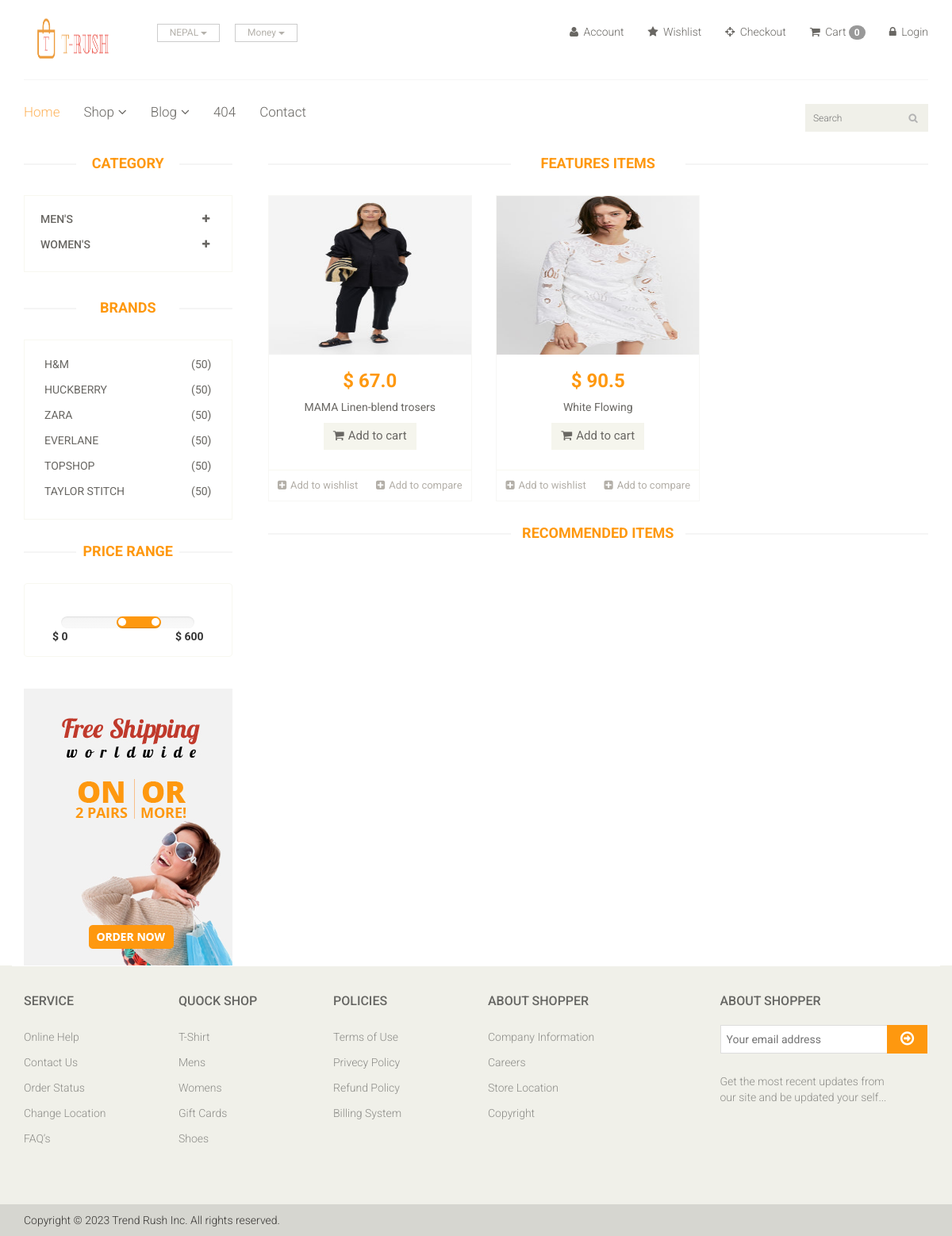
Screenshot of /?brand=1 with the database file from the repository.
### app/models.py (models this page shows, shortened)
class Category(models.Model):
    name = models.CharField(max_length=100)

class Brand(models.Model):
    name = models.CharField(max_length=50)

class Product(models.Model):
    Avaliability = (
        ('In Stock','In Stock'),
    ('Out of Stock','Out of Stock'),
    )
    category = models.ForeignKey(Category, on_delete=models.CASCADE,null=True,default=None)
    subcategory = models.ForeignKey(SubCategory, on_delete=models.CASCADE,null=True, default=None)
    brand = models.ForeignKey(Brand, on_delete=models.CASCADE)
    image = models.ImageField(upload_to='ecommerce/prodimg')
    name = models.CharField(max_length=100)
    price = models.FloatField()
    Avaliability = models.CharField(choices=Avaliability,max_length=100, null=True)
    date = models.DateField(auto_now_add=True)

### testbca/views.py (the view)
# urls.py: path('', views.index, name="index"),
def index(request):
    category = Category.objects.all()
    product = Product.objects.all()
    brand = Brand.objects.all()
    brand_id = request.GET.get('brand')
    category_id = request.GET.get('category')
    if category_id:
        product = Product.objects.filter(
            subcategory=category_id).order_by('-id')
    elif brand_id:
        product = Product.objects.filter(brand=brand_id).order_by('-id')
    if 'cart' in request.session:
        cart = request.session['cart']
        recommended_products = get_item_recommendations(
            cart, num_recommendations=5)
    else:
        recommended_products = []
    min_price = 0
    max_price = 600
    context = {
        'category': category,
        'product': product,
        'brand': brand,
        'min_price': min_price,
        'max_price': max_price,
        'recommended_products': recommended_products,
    }
    return render(request, 'index.html', context)

### templates/index.html (shortened to what this page needs)
{% extends 'base.html' %}
{% block body %}
<section>
		<div class="container">
			<div class="row">
				<div class="col-sm-3">
					<div class="left-sidebar">
						<h2>Category</h2>
						<div class="panel-group category-products" id="accordian">
							{% for cat in category %}
							<div class="panel panel-default">
								<div class="panel-heading">
									<h4 class="panel-title">
										<a data-toggle="collapse" data-parent="#accordian" href="#{{cat.id}}">
											<span class="badge pull-right"><i class="fa fa-plus"></i></span>
											{{cat.name}}
										</a>
									</h4>
								</div>
							</div>
							{% endfor %}
						</div>
						<div class="brands_products">
							<h2>Brands</h2>
							<div class="brands-name">
								<ul class="nav nav-pills nav-stacked">
									{% for i in brand  %}
									<li><a href="/?brand={{i.id}}"> <span class="pull-right">(50)</span>{{i.name}}</a></li>
									{% endfor %}
								</ul>
							</div>
						</div>
						<div class="price-range">
							<h2>Price Range</h2>
							<div class="well text-center">
								<input type="text" class="span2" value="" data-slider-min="{{ min_price }}" data-slider-max="{{ max_price }}" data-slider-step="5" data-slider-value="[250,450]" id="sl2"><br />
								<b class="pull-left">$ {{ min_price }}</b> <b class="pull-right">$ {{ max_price }}</b>
							</div>
						</div>
						<div class="shipping text-center">
							<img src="images/home/shipping.jpg" alt="" />
						</div>
					</div>
				</div>
				<div class="col-sm-9 padding-right">
					<div class="features_items">
						<h2 class="title text-center">Features Items</h2>
						{% for prod in product %}
						<div class="col-sm-4">
							<div class="product-image-wrapper">
								<div class="single-products">
										<div class="productinfo text-center">
											<img src="{{prod.image}}" alt="" height="200px" />
											<h2>$ {{prod.price}}</h2>
											<p>{{prod.name}}</p>
											<a href="{% url 'cart_add' prod.id %}" class="btn btn-default add-to-cart"><i class="fa fa-shopping-cart"></i>Add to cart</a>
										</div>
										<div class="product-overlay">
											<div class="overlay-content">
											</div>
										</div>
								</div>
								<div class="choose">
									<ul class="nav nav-pills nav-justified">
										<li><a href="#"><i class="fa fa-plus-square"></i>Add to wishlist</a></li>
										<li><a href="#"><i class="fa fa-plus-square"></i>Add to compare</a></li>
									</ul>
								</div>
							</div>
						</div>
						{% endfor %}
					</div>
					 <div class="recommended_items">
						<h2 class="title text-center">recommended items</h2>
					</div>
				</div>
			</div>
		</div>
	</section>
{% endblock body%}

### templates/base.html (shortened to what this page needs)
<!DOCTYPE html>
{% load static %}
<html lang="en">
<head>
    <link href=" {% static 'app/css/bootstrap.min.css' %} " rel="stylesheet">
    <link href=" {% static 'app/css/font-awesome.min.css'%}" rel="stylesheet">
    <link href=" {% static 'app/css/prettyPhoto.css'  %} " rel="stylesheet">
    <link href=" {% static 'app/css/price-range.css' %} " rel="stylesheet">
    <link href=" {% static 'app/css/animate.css' %}" rel="stylesheet">
	<link href=" {% static 'app/css/main.css' %}" rel="stylesheet">
	<link href=" {% static 'app/css/responsive.css' %}" rel="stylesheet">
</head>
<body>
<div class="header-middle">
			<div class="container">
				<div class="row">
					<div class="col-sm-4">
						<div class="logo pull-left">
							<a href="{% url 'index' %}">
								<img src="{% static 'app/images/home/logo.png' %}" style="padding-left: 10px;" height="60px" width="110px" alt="" />
							</a>
						</div>
						<div class="btn-group pull-right">
							<div class="btn-group">
								<button type="button" class="btn btn-default dropdown-toggle usa" data-toggle="dropdown">
									NEPAL
									<span class="caret"></span>
								</button>
							</div>
							<div class="btn-group">
								<button type="button" class="btn btn-default dropdown-toggle usa" data-toggle="dropdown">
									Money
									<span class="caret"></span>
								</button>
							</div>
						</div>
					</div>
					<div class="col-sm-8">
						<div class="shop-menu pull-right">
							<ul class="nav navbar-nav">
								<li><a href="#"><i class="fa fa-user"></i> Account</a></li>
								<li><a href="#"><i class="fa fa-star"></i> Wishlist</a></li>
								<li><a href="checkout.html"><i class="fa fa-crosshairs"></i> Checkout</a></li>
								<li><a href="/cart/cart-detail/"><i class="fa fa-shopping-cart"></i> Cart <span class="badge badge-secondary">{{request.session.cart|length}}</span></span></a></li>
								{% if user.is_authenticated %}
								<li><a href="{% url 'logout' %}"><i class="fa fa-lock"></i> Logout</a></li>
								{% else %}
								<li><a href="{% url 'login' %}"><i class="fa fa-lock"></i> Login</a></li>
								{% endif %}
							</ul>
						</div>
					</div>
				</div>
			</div>
		</div>
		<div class="header-bottom">
			<div class="container">
				<div class="row">
					<div class="col-sm-9">
						<div class="mainmenu pull-left">
							<ul class="nav navbar-nav collapse navbar-collapse">
								<li><a href="{% url 'index' %}" class="active">Home</a></li>
								<li class="dropdown"><a href="#">Shop<i class="fa fa-angle-down"></i></a>
                                </li>
								<li class="dropdown"><a href="#">Blog<i class="fa fa-angle-down"></i></a>
                                </li>
								<li><a href="404.html">404</a></li>
								<li><a href="{% url 'login' %}">Contact</a></li>
							</ul>
						</div>
					</div>
					<div class="col-sm-3">
						<form action="/search/" method="get">
						<div class="search_box pull-right">
							<input name="query" type="text" placeholder="Search"/>
						</div>
					</form>
					</div>
				</div>
			</div>
		</div>
{% block body %}{% endblock body%}
<footer id="footer">
		<div class="footer-widget">
			<div class="container">
				<div class="row">
					<div class="col-sm-2">
						<div class="single-widget">
							<h2>Service</h2>
							<ul class="nav nav-pills nav-stacked">
								<li><a href="#">Online Help</a></li>
								<li><a href="#">Contact Us</a></li>
								<li><a href="#">Order Status</a></li>
								<li><a href="#">Change Location</a></li>
								<li><a href="#">FAQ’s</a></li>
							</ul>
						</div>
					</div>
					<div class="col-sm-2">
						<div class="single-widget">
							<h2>Quock Shop</h2>
							<ul class="nav nav-pills nav-stacked">
								<li><a href="#">T-Shirt</a></li>
								<li><a href="#">Mens</a></li>
								<li><a href="#">Womens</a></li>
								<li><a href="#">Gift Cards</a></li>
								<li><a href="#">Shoes</a></li>
							</ul>
						</div>
					</div>
					<div class="col-sm-2">
						<div class="single-widget">
							<h2>Policies</h2>
							<ul class="nav nav-pills nav-stacked">
								<li><a href="#">Terms of Use</a></li>
								<li><a href="#">Privecy Policy</a></li>
								<li><a href="#">Refund Policy</a></li>
								<li><a href="#">Billing System</a></li>
							</ul>
						</div>
					</div>
					<div class="col-sm-2">
						<div class="single-widget">
							<h2>About Shopper</h2>
							<ul class="nav nav-pills nav-stacked">
								<li><a href="#">Company Information</a></li>
								<li><a href="#">Careers</a></li>
								<li><a href="#">Store Location</a></li>
								<li><a href="#">Copyright</a></li>
							</ul>
						</div>
					</div>
					<div class="col-sm-3 col-sm-offset-1">
						<div class="single-widget">
							<h2>About Shopper</h2>
							<form action="#" class="searchform">
								<input type="text" placeholder="Your email address" />
								<button type="submit" class="btn btn-default"><i class="fa fa-arrow-circle-o-right"></i></button>
								<p>Get the most recent updates from <br />our site and be updated your self...</p>
							</form>
						</div>
					</div>
				</div>
			</div>
		</div>
		<div class="footer-bottom">
			<div class="container">
				<div class="row">
					<p class="pull-left">Copyright © {% now "Y" %} Trend Rush Inc. All rights reserved.</p>
				</div>
			</div>
		</div>
	</footer>
</body>
</html>

### rows the page displays
Category: name "MEN'S"
Category: name "WOMEN'S"
Brand: name "H&M"
Brand: name "HUCKBERRY"
Brand: name "ZARA"
Brand: name "EVERLANE"
Brand: name "TOPSHOP"
Brand: name "TAYLOR STITCH"
Product: image (picture), price "67.0", name "MAMA Linen-blend trosers"
Product: image (picture), price "90.5", name "White Flowing"

### other values shown
{{ request.session.cart|length }} "0"
{{ min_price }} "0"
{{ max_price }} "600"
